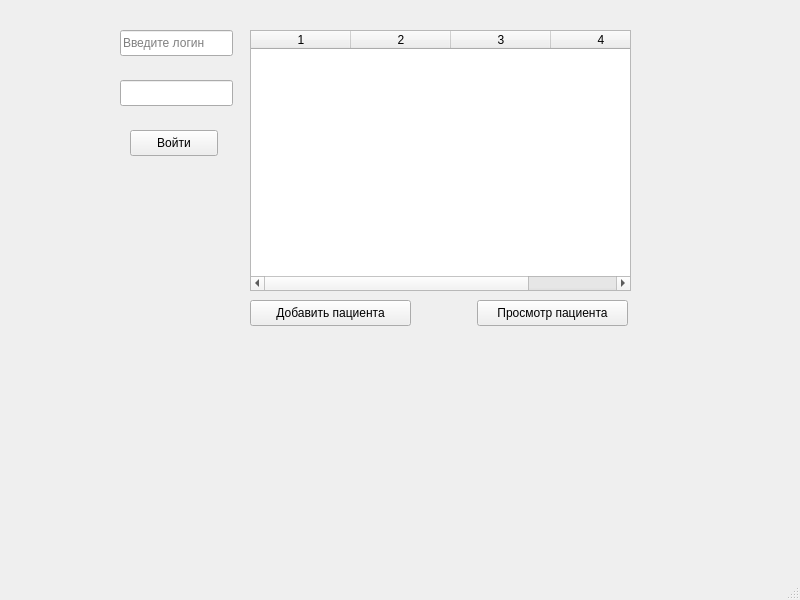
<?xml version="1.0" encoding="UTF-8"?>
<ui version="4.0">
 <class>MainWindow</class>
 <widget class="QMainWindow" name="MainWindow">
  <property name="geometry">
   <rect>
    <x>0</x>
    <y>0</y>
    <width>800</width>
    <height>600</height>
   </rect>
  </property>
  <property name="windowTitle">
   <string>MainWindow</string>
  </property>
  <widget class="QWidget" name="centralwidget">
   <widget class="QLineEdit" name="usernameInput">
    <property name="geometry">
     <rect>
      <x>120</x>
      <y>30</y>
      <width>113</width>
      <height>26</height>
     </rect>
    </property>
    <property name="placeholderText">
     <string>Введите логин</string>
    </property>
   </widget>
   <widget class="QLineEdit" name="passwordInput">
    <property name="geometry">
     <rect>
      <x>120</x>
      <y>80</y>
      <width>113</width>
      <height>26</height>
     </rect>
    </property>
    <property name="echoMode">
     <enum>QLineEdit::Password</enum>
    </property>
    <property name="placeholderText">
     <string/>
    </property>
   </widget>
   <widget class="QPushButton" name="loginButton">
    <property name="geometry">
     <rect>
      <x>130</x>
      <y>130</y>
      <width>88</width>
      <height>26</height>
     </rect>
    </property>
    <property name="text">
     <string>Войти</string>
    </property>
   </widget>
   <widget class="QTableWidget" name="patientsTable">
    <property name="geometry">
     <rect>
      <x>250</x>
      <y>30</y>
      <width>381</width>
      <height>261</height>
     </rect>
    </property>
    <property name="columnCount">
     <number>4</number>
    </property>
    <column/>
    <column/>
    <column/>
    <column/>
   </widget>
   <widget class="QPushButton" name="addPatientButton">
    <property name="geometry">
     <rect>
      <x>250</x>
      <y>300</y>
      <width>161</width>
      <height>26</height>
     </rect>
    </property>
    <property name="text">
     <string>Добавить пациента</string>
    </property>
   </widget>
   <widget class="QPushButton" name="viewPatientsButton">
    <property name="geometry">
     <rect>
      <x>477</x>
      <y>300</y>
      <width>151</width>
      <height>26</height>
     </rect>
    </property>
    <property name="text">
     <string>Просмотр пациента</string>
    </property>
   </widget>
  </widget>
  <widget class="QMenuBar" name="menubar">
   <property name="geometry">
    <rect>
     <x>0</x>
     <y>0</y>
     <width>800</width>
     <height>23</height>
    </rect>
   </property>
  </widget>
  <widget class="QStatusBar" name="statusbar"/>
 </widget>
 <resources/>
 <connections/>
</ui>
